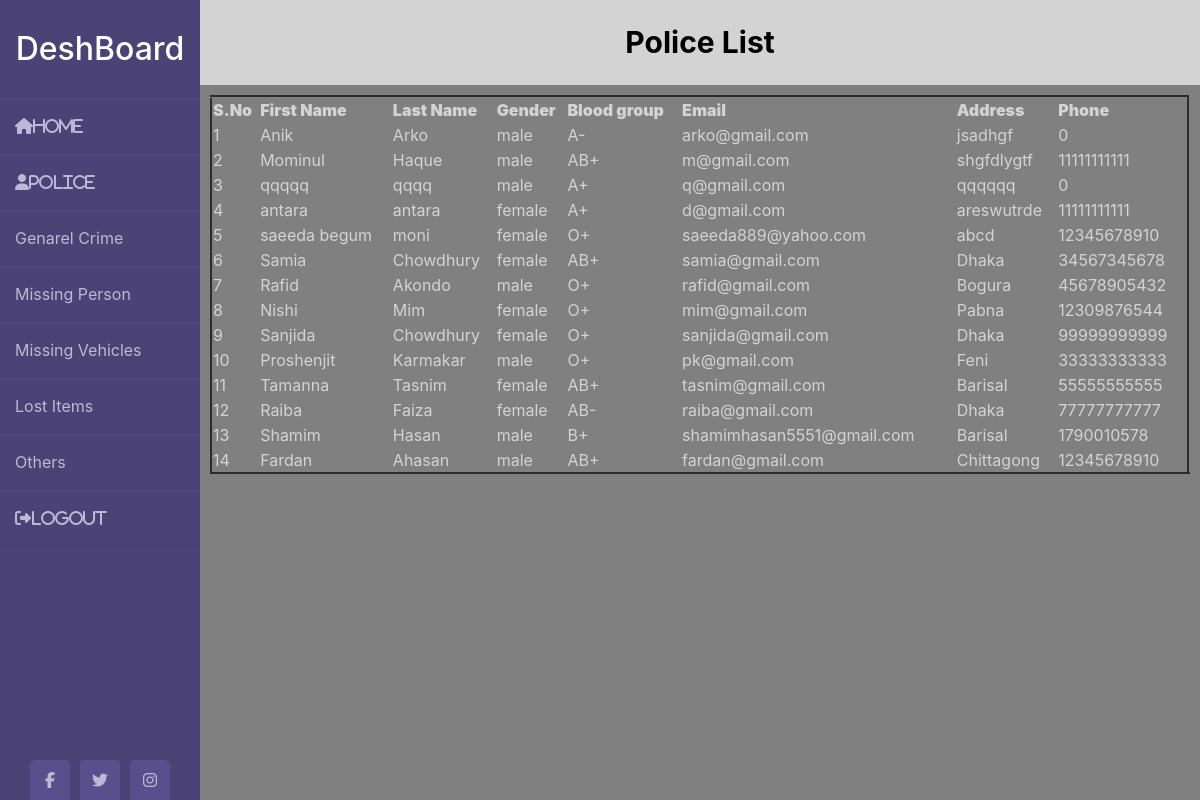
/p.php, run on the app's committed database.
### tables this page shows
CREATE TABLE `regform` (
  `id` int(11) NOT NULL,
  `fname` varchar(50) NOT NULL,
  `lname` varchar(50) NOT NULL,
  `gender` varchar(6) NOT NULL,
  `address` varchar(50) NOT NULL,
  `bloodgroup` varchar(3) NOT NULL,
  `phone` bigint(20) NOT NULL,
  `email` varchar(50) NOT NULL,
  `Password` varchar(20) NOT NULL,
  `ConPassword` varchar(20) NOT NULL
);

### p.php (the view, shortened to what this page needs)
<?php
include("config.php");
?>
<!DOCTYPE html>
<html>
<head>
 <link rel="stylesheet" href="https://maxcdn.bootstrapcdn.com/bootstrap/4.5.2/css/bootstrap.min.css">
<link rel="stylesheet" href="CSS/styleTwo.css">
</head>
<body>
<div class="wrapper">
        <div class="sidebar">
            <h2>DeshBoard</h2>
            <ul>
                <li><a href="dashbord.php"><i class="fas fa-home">Home</i></a></li>
                <li><a href="p.php"><i class="fas fa-user">Police </i></a></li>
                <li><a href="gcrime.php">Genarel Crime</i></a></li>
                <li><a href="mp.php">Missing Person</a></li>
                <li><a href="mv.php">Missing Vehicles </a></li>
                <li><a href="lost.php">Lost Items</a></li>
                <li><a href="others.php">Others </a></li>
                <li><a href="logout.php"><i class="fas fa-sign-out-alt">LogOut</i></a></li>
            </ul>
            <div class="social_media">
                <a href="#"><i class="fab fa-facebook-f"></i></a>
                <a href="#"><i class="fab fa-twitter"></i></a>
                <a href="#"><i class="fab fa-instagram"></i></i></a>
            </div>
        </div>
        <div class="main_content">
            <div class="header"><b>Police List</b></div>
            <div class="info">
<div class="form">
<table width="100%" border="3" style="border-collapse:collapse; ">
<thead>
<tr>
<th><strong>S.No</strong></th>
<th><strong>First Name</strong></th>
<th><strong>Last Name</strong></th>
<th><strong>Gender</strong></th>
<th><strong>Blood group</strong></th>
<th><strong>Email</strong></th>
<th><strong>Address</strong></th>
<th><strong>Phone</strong></th>
</tr>
</thead>
<tbody>
<?php
$count=1;
$sel_query="Select * from regform ORDER BY id desc;";
$result = mysqli_query($conn,$sel_query);
while($row = mysqli_fetch_assoc($result)) { ?>
<tr><td align="#"><?php echo $count; ?></td>
<td align="#"><?php echo $row["fname"]; ?></td>
<td align="#"><?php echo $row["lname"]; ?></td>
<td align="#"><?php echo $row["gender"]; ?></td>
<td align="#"><?php echo $row["bloodgroup"]; ?></td>
<td align="#"><?php echo $row["email"]; ?></td>
<td align="#"><?php echo $row["address"]; ?></td>
<td align="#"><?php echo $row["phone"]; ?></td>
</tr>
<?php $count++; } ?>
</tbody>
</table>
</div>
</body>
</html>

### CSS/styleTwo.css (style rules this page uses)
* { margin: 0; padding: 0; text-decoration: none; box-sizing: border-box; list-style: none; }
body { background: gray; }
.wrapper { display: flex; position: relative; }
.wrapper .sidebar { position: fixed; width: 200px; height: 100%; background: #4b4276; padding: 30px 0px; }
.wrapper .sidebar h2 { color: white; text-transform: capitalize; text-align: center; margin-bottom: 30px; }
.wrapper .sidebar ul li { padding: 15px; border-bottom: 1px solid rgba(0,0,0,0.05); border-top: 1px solid rgba(255,255,255,0.05); }
.wrapper .sidebar ul li a { color: #bdb8d7; display: block; }
.wrapper .sidebar ul li a .fas { width: 25px!important; padding-right: 5px!important; }
.wrapper .sidebar .social_media { position: absolute; bottom: 0; left: 50%; transform: translateX(-50%); display: flex; }
.wrapper .sidebar .social_media a { display: block; width: 40px; background: #594f8d; height: 40px; line-height: 40px; text-align: center; margin: 0px 5px; color: #bdb8d7; border-top-right-radius: 5px; border-top-left-radius: 5px; }
.wrapper .main_content { width: 100%; margin-left: 200px; }
.wrapper .main_content .header { padding: 20px; background: lightgray; color: black; text-align: center; font-size: 30px; }
.wrapper .main_content .info { color: lightgray; padding: 10px; }

### data on the page
regform: fname "Anik", lname "Arko", gender "male", bloodgroup "A-", email "arko@gmail.com", address "jsadhgf", phone "0"
regform: fname "Mominul", lname "Haque", gender "male", bloodgroup "AB+", email "m@gmail.com", address "shgfdlygtf", phone "11111111111"
regform: fname "qqqqq", lname "qqqq", gender "male", bloodgroup "A+", email "q@gmail.com", address "qqqqqq", phone "0"
regform: fname "antara", lname "antara", gender "female", bloodgroup "A+", email "d@gmail.com", address "areswutrde", phone "11111111111"
regform: fname "saeeda begum", lname "moni", gender "female", bloodgroup "O+", email "saeeda889@yahoo.com", address "abcd", phone "12345678910"
regform: fname "Samia", lname "Chowdhury", gender "female", bloodgroup "AB+", email "samia@gmail.com", address "Dhaka", phone "34567345678"
regform: fname "Rafid", lname "Akondo", gender "male", bloodgroup "O+", email "rafid@gmail.com", address "Bogura", phone "45678905432"
regform: fname "Nishi", lname "Mim", gender "female", bloodgroup "O+", email "mim@gmail.com", address "Pabna", phone "12309876544"
regform: fname "Sanjida", lname "Chowdhury", gender "female", bloodgroup "O+", email "sanjida@gmail.com", address "Dhaka", phone "99999999999"
regform: fname "Proshenjit", lname "Karmakar", gender "male", bloodgroup "O+", email "pk@gmail.com", address "Feni", phone "33333333333"
regform: fname "Tamanna", lname "Tasnim", gender "female", bloodgroup "AB+", email "tasnim@gmail.com", address "Barisal", phone "55555555555"
regform: fname "Raiba", lname "Faiza", gender "female", bloodgroup "AB-", email "raiba@gmail.com", address "Dhaka", phone "77777777777"
regform: fname "Shamim", lname "Hasan", gender "male", bloodgroup "B+", email "shamimhasan5551@gmail.com", address "Barisal", phone "1790010578"
regform: fname "Fardan", lname "Ahasan", gender "male", bloodgroup "AB+", email "fardan@gmail.com", address "Chittagong", phone "12345678910"
